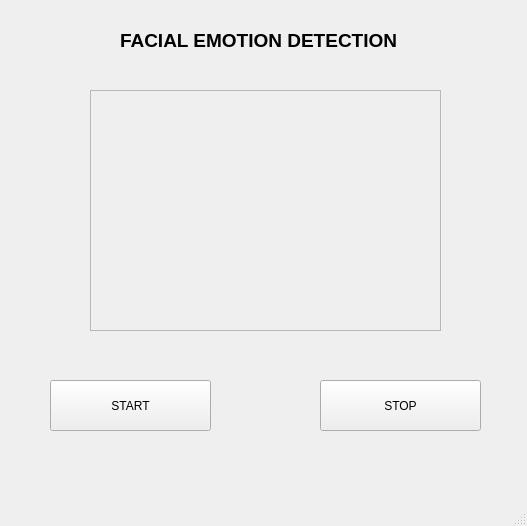
<?xml version="1.0" encoding="UTF-8"?>
<ui version="4.0">
 <class>MainWindow</class>
 <widget class="QMainWindow" name="MainWindow">
  <property name="geometry">
   <rect>
    <x>0</x>
    <y>0</y>
    <width>527</width>
    <height>526</height>
   </rect>
  </property>
  <property name="windowTitle">
   <string>MainWindow</string>
  </property>
  <widget class="QWidget" name="centralwidget">
   <widget class="QPushButton" name="pushButton">
    <property name="geometry">
     <rect>
      <x>50</x>
      <y>380</y>
      <width>161</width>
      <height>51</height>
     </rect>
    </property>
    <property name="text">
     <string>START</string>
    </property>
   </widget>
   <widget class="QPushButton" name="pushButton_2">
    <property name="geometry">
     <rect>
      <x>320</x>
      <y>380</y>
      <width>161</width>
      <height>51</height>
     </rect>
    </property>
    <property name="text">
     <string>STOP</string>
    </property>
   </widget>
   <widget class="QFrame" name="frame">
    <property name="geometry">
     <rect>
      <x>90</x>
      <y>90</y>
      <width>351</width>
      <height>241</height>
     </rect>
    </property>
    <property name="frameShape">
     <enum>QFrame::StyledPanel</enum>
    </property>
    <property name="frameShadow">
     <enum>QFrame::Raised</enum>
    </property>
   </widget>
   <widget class="QLabel" name="label">
    <property name="geometry">
     <rect>
      <x>120</x>
      <y>30</y>
      <width>291</width>
      <height>21</height>
     </rect>
    </property>
    <property name="font">
     <font>
      <pointsize>14</pointsize>
      <weight>75</weight>
      <bold>true</bold>
     </font>
    </property>
    <property name="text">
     <string>FACIAL EMOTION DETECTION</string>
    </property>
   </widget>
  </widget>
  <widget class="QStatusBar" name="statusbar"/>
 </widget>
 <resources/>
 <connections/>
</ui>
